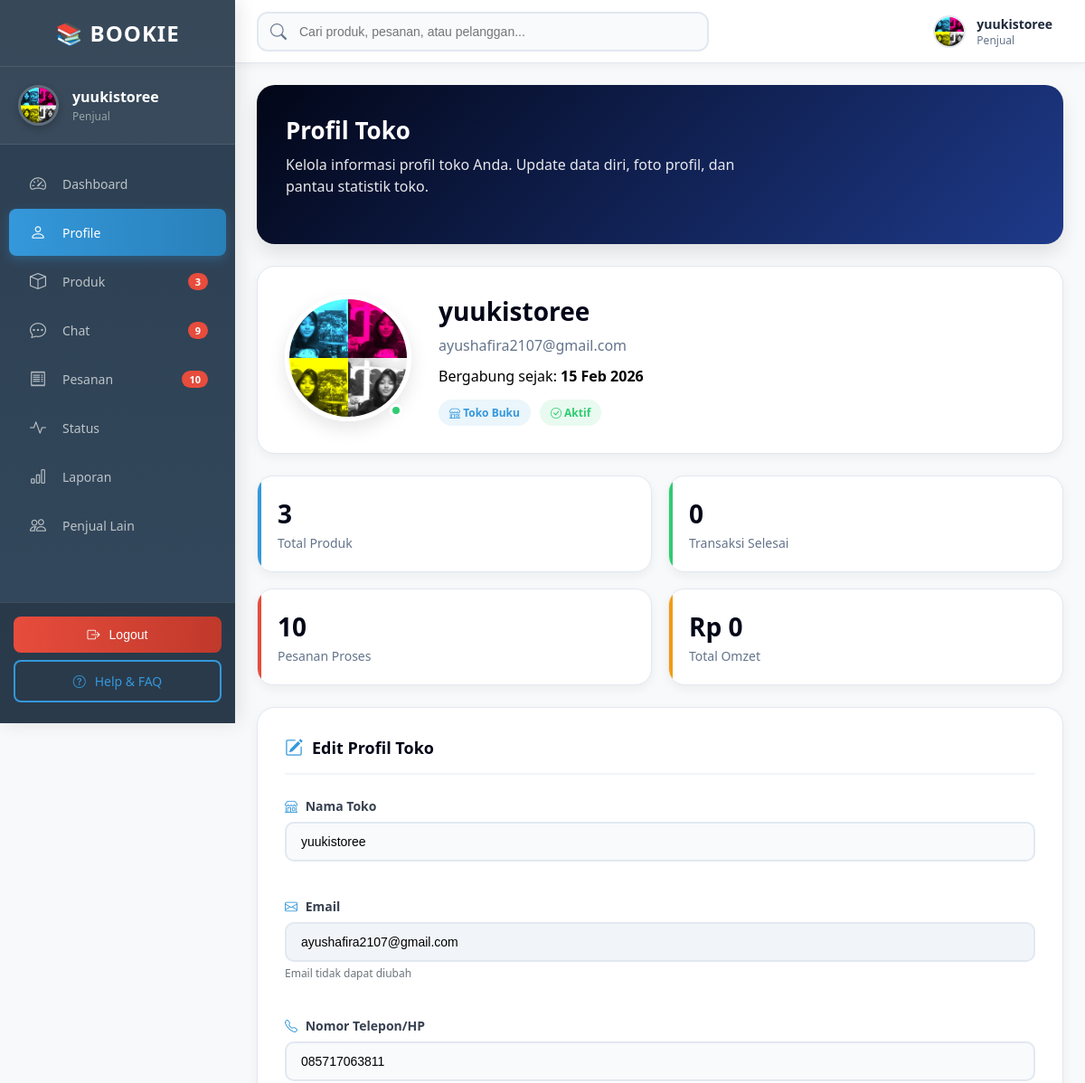
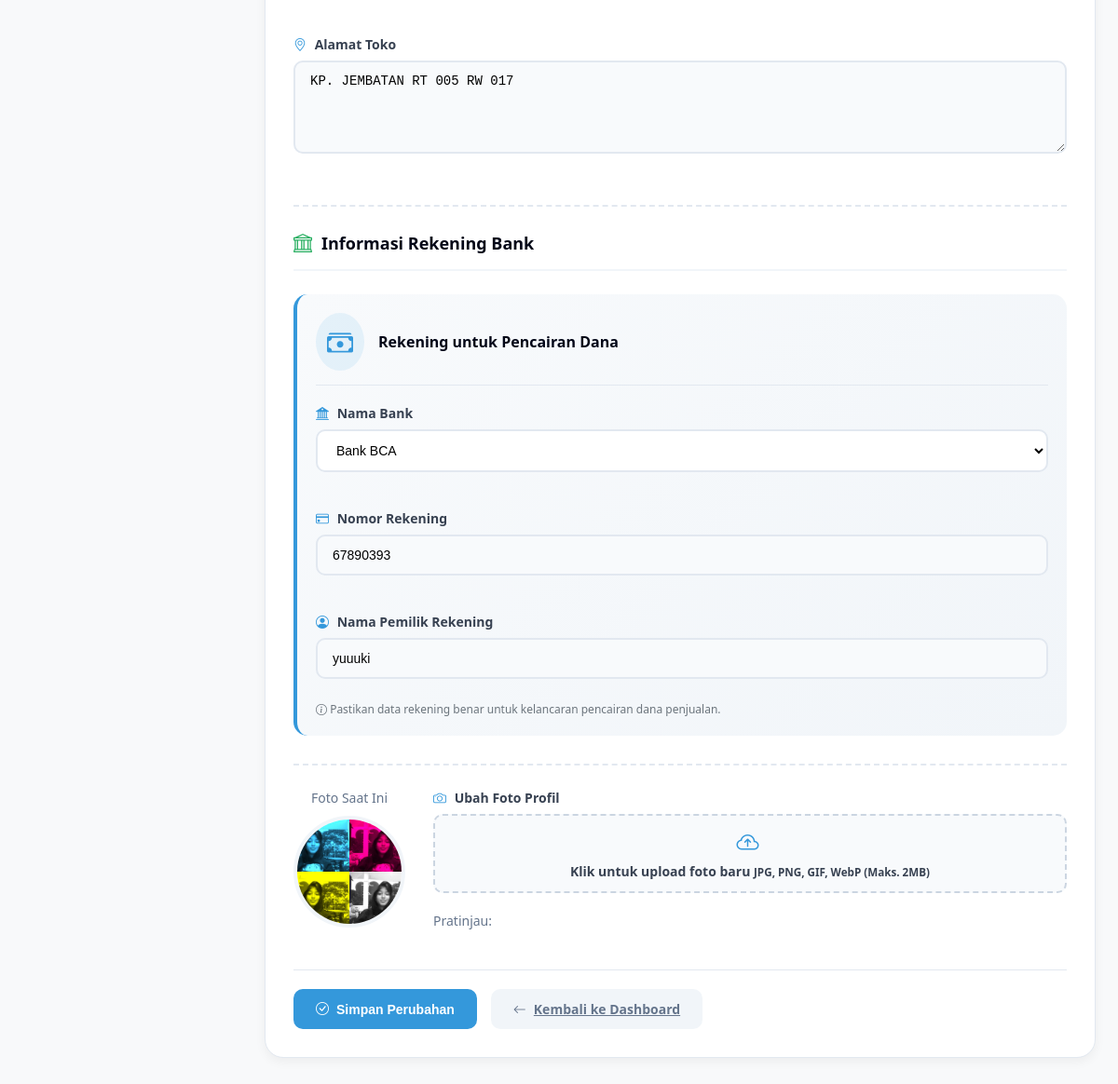
Page /penjual/profile.php (signed in) on the committed database (2 pictures, top to bottom).
### tables this page shows
CREATE TABLE `users` (
  `id` int(11) NOT NULL,
  `nama` varchar(100) NOT NULL,
  `email` varchar(100) NOT NULL,
  `no_hp` varchar(20) DEFAULT NULL,
  `alamat` text DEFAULT NULL,
  `foto` varchar(255) DEFAULT NULL,
  `password` varchar(255) NOT NULL,
  `role` enum('super_admin','penjual','pembeli') DEFAULT 'pembeli',
  `created_at` timestamp NOT NULL DEFAULT current_timestamp(),
  `aktif` enum('ya','tidak') DEFAULT 'ya',
  `status` enum('online','offline') DEFAULT 'offline',
  `last_activity` datetime DEFAULT NULL
);

CREATE TABLE `rekening_penjual` (
  `id` int(11) NOT NULL,
  `id_penjual` int(11) NOT NULL,
  `bank` varchar(50) DEFAULT NULL,
  `no_rekening` varchar(50) DEFAULT NULL,
  `nama_pemilik` varchar(100) DEFAULT NULL
);

### penjual/profile.php (the view, shortened to what this page needs)
<?php
include "../config/database.php";
$idPenjual = $_SESSION['user']['id'];
$qUser = mysqli_query($conn,"SELECT * FROM users WHERE id='$idPenjual' LIMIT 1");
$user  = mysqli_fetch_assoc($qUser);
$namaPenjual = $user['nama'] ?? 'Penjual';
$emailPenjual = $user['email'] ?? '';
$noHpPenjual = $user['no_hp'] ?? '';
$alamatPenjual = $user['alamat'] ?? '';
$statusUser = $user['status'] ?? 'offline';
$aktifUser = $user['aktif'] ?? 'ya';
$tanggalGabung = date('d M Y', strtotime($user['created_at'] ?? 'now'));
$fotoUser = $user['foto'] ?? '';
$fotoPath = (!empty($fotoUser) && file_exists("../uploads/".$fotoUser))
    ? "../uploads/".$fotoUser
    : "../assets/img/user.png";
$qRekening = mysqli_query($conn, "SELECT * FROM rekening_penjual WHERE id_penjual='$idPenjual' LIMIT 1");
$rekening = mysqli_fetch_assoc($qRekening);
$bank = $rekening['bank'] ?? '';
$noRekening = $rekening['no_rekening'] ?? '';
$namaPemilikRekening = $rekening['nama_pemilik'] ?? '';
$qTotalProduk = mysqli_query($conn, "SELECT COUNT(*) as total FROM produk WHERE id_penjual='$idPenjual'");
$totalProduk = 0;
if ($qTotalProduk && mysqli_num_rows($qTotalProduk) > 0) {
    $dataProduk = mysqli_fetch_assoc($qTotalProduk);
    $totalProduk = $dataProduk['total'];
}
$qTotalTransaksi = mysqli_query($conn, "
  SELECT COUNT(DISTINCT t.id) as total
  FROM transaksi t
  JOIN transaksi_detail td ON t.id = td.id_transaksi
  JOIN produk p ON td.id_produk = p.id
  WHERE p.id_penjual = '$idPenjual'
  AND t.status = 'selesai'
");
$totalTransaksi = 0;
if ($qTotalTransaksi && mysqli_num_rows($qTotalTransaksi) > 0) {
    $dataTransaksi = mysqli_fetch_assoc($qTotalTransaksi);
    $totalTransaksi = $dataTransaksi['total'];
}
$qTotalOmzet = mysqli_query($conn, "
  SELECT SUM(td.harga * td.jumlah) as total
  FROM transaksi t
  JOIN transaksi_detail td ON t.id = td.id_transaksi
  JOIN produk p ON td.id_produk = p.id
  WHERE p.id_penjual = '$idPenjual'
  AND t.status = 'selesai'
");
$totalOmzet = 0;
if ($qTotalOmzet && mysqli_num_rows($qTotalOmzet) > 0) {
    $dataOmzet = mysqli_fetch_assoc($qTotalOmzet);
    $totalOmzet = $dataOmzet['total'] ?? 0;
}
$qPendingTransaksi = mysqli_query($conn, "
  SELECT COUNT(DISTINCT t.id) as total
  FROM transaksi t
  JOIN transaksi_detail td ON t.id = td.id_transaksi
  JOIN produk p ON td.id_produk = p.id
  WHERE p.id_penjual = '$idPenjual'
  AND t.status IN ('pending', 'menunggu', 'diproses', 'dibayar', 'dikirim', 'approve')
");
$pendingTransaksi = 0;
if ($qPendingTransaksi && mysqli_num_rows($qPendingTransaksi) > 0) {
    $dataPending = mysqli_fetch_assoc($qPendingTransaksi);
    $pendingTransaksi = $dataPending['total'];
}
$qUnreadChat = mysqli_query($conn, "
    SELECT COUNT(*) as total FROM chat
    WHERE penerima_id = '$idPenjual'
    AND dibaca = 0
");
$unreadChat = 0;
if ($qUnreadChat) {
    $dataChat = mysqli_fetch_assoc($qUnreadChat);
    $unreadChat = $dataChat['total'] ?? 0;
}
?>
<!DOCTYPE html>
<html lang="id">
<head>
<link rel="stylesheet" href="https://cdn.jsdelivr.net/npm/bootstrap-icons@1.11.0/font/bootstrap-icons.css">
</head>
<body>
<div class="sidebar" id="sidebar">
    <div class="sidebar-logo">
        <span>📚 BOOKIE</span>
    </div>
    <a href="profile.php" class="sidebar-profile">
        <img src="<?= htmlspecialchars($fotoPath) ?>" alt="Profile">
        <div>
            <div class="name"><?= htmlspecialchars($namaPenjual) ?></div>
            <div class="role">Penjual</div>
        </div>
    </a>
    <div class="sidebar-menu">
        <a href="dashboard.php" class="menu-item">
            <i class="bi bi-speedometer2"></i>
            <span>Dashboard</span>
        </a>
        <a href="profile.php" class="menu-item active">
            <i class="bi bi-person"></i>
            <span>Profile</span>
        </a>
        <a href="produk.php" class="menu-item">
            <i class="bi bi-box"></i>
            <span>Produk</span>
            <?php if($totalProduk > 0): ?>
            <span class="menu-badge"><?= $totalProduk ?></span>
            <?php endif; ?>
        </a>
        <a href="chat/chat.php" class="menu-item">
            <i class="bi bi-chat-dots"></i>
            <span>Chat</span>
            <?php if($unreadChat > 0): ?>
            <span class="menu-badge"><?= $unreadChat ?></span>
            <?php endif; ?>
        </a>
        <a href="pesanan.php" class="menu-item">
            <i class="bi bi-receipt"></i>
            <span>Pesanan</span>
            <?php if($pendingTransaksi > 0): ?>
            <span class="menu-badge"><?= $pendingTransaksi ?></span>
            <?php endif; ?>
        </a>
        <a href="status.php" class="menu-item">
            <i class="bi bi-activity"></i>
            <span>Status</span>
        </a>
        <a href="laporan.php" class="menu-item">
            <i class="bi bi-bar-chart"></i>
            <span>Laporan</span>
        </a>
        <a href="penjual_lain.php" class="menu-item">
            <i class="bi bi-people"></i>
            <span>Penjual Lain</span>
        </a>
    </div>
    <div class="sidebar-footer">
        <button class="footer-btn logout" onclick="logout()">
            <i class="bi bi-box-arrow-right"></i>
            <span>Logout</span>
        </button>
        <a href="help.php" class="footer-btn help">
            <i class="bi bi-question-circle"></i>
            <span>Help & FAQ</span>
        </a>
    </div>
</div>
<div class="top-bar" id="topBar">
    <div class="search-container" id="searchContainer">
        <i class="bi bi-search search-icon"></i>
        <input type="text" class="search-box" placeholder="Cari produk, pesanan, atau pelanggan...">
    </div>
    <div class="top-bar-right">
        <a href="profile.php" class="user-profile-top">
            <img src="<?= htmlspecialchars($fotoPath) ?>" alt="Profile">
            <div class="user-info-top">
                <div class="name"><?= htmlspecialchars($namaPenjual) ?></div>
                <div class="role">Penjual</div>
            </div>
        </a>
    </div>
</div>
<div class="main-content" id="mainContent">
    <div class="hero">
        <h2>Profil Toko</h2>
        <p>
            Kelola informasi profil toko Anda. Update data diri, foto profil, dan pantau statistik toko.
        </p>
    </div>
    <div class="profile-header">
        <div class="profile-avatar">
            <img src="<?= htmlspecialchars($fotoPath) ?>" alt="Profile" id="currentPhoto">
            <span class="status-badge <?= $statusUser == 'online' ? 'status-online' : 'status-offline' ?>"></span>
        </div>
        <div class="profile-info">
            <h1><?= htmlspecialchars($namaPenjual) ?></h1>
            <p class="email"><?= htmlspecialchars($emailPenjual) ?></p>
            <p>Bergabung sejak: <strong><?= $tanggalGabung ?></strong></p>
            <div class="profile-tags">
                <span class="tag tag-primary">
                    <i class="bi bi-shop"></i> Toko Buku
                </span>
                <span class="tag tag-success">
                    <i class="bi bi-<?= $aktifUser == 'ya' ? 'check-circle' : 'x-circle' ?>"></i>
                    <?= $aktifUser == 'ya' ? 'Aktif' : 'Nonaktif' ?>
                </span>
            </div>
        </div>
    </div>
    <div class="stats">
        <div class="stat">
            <h3 id="stat-produk"><?= number_format($totalProduk) ?></h3>
            <span>Total Produk</span>
        </div>
        <div class="stat">
            <h3 id="stat-transaksi"><?= number_format($totalTransaksi) ?></h3>
            <span>Transaksi Selesai</span>
        </div>
        <div class="stat">
            <h3 id="stat-pending"><?= number_format($pendingTransaksi) ?></h3>
            <span>Pesanan Proses</span>
        </div>
        <div class="stat">
            <h3 id="stat-omzet">Rp <?= number_format($totalOmzet, 0, ',', '.') ?></h3>
            <span>Total Omzet</span>
        </div>
    </div>
    <div class="profile-form-section">
        <div class="section-title">
            <i class="bi bi-pencil-square"></i>
            <h3>Edit Profil Toko</h3>
        </div>
        <form method="POST" enctype="multipart/form-data" id="profileForm">
            <div class="form-grid">
                <div class="form-group">
                    <label for="nama"><i class="bi bi-shop"></i> Nama Toko</label>
                    <input type="text" id="nama" name="nama" class="form-control"
                           value="<?= htmlspecialchars($namaPenjual) ?>" required>
                </div>
                <div class="form-group">
                    <label for="email"><i class="bi bi-envelope"></i> Email</label>
                    <input type="email" id="email" class="form-control"
                           value="<?= htmlspecialchars($emailPenjual) ?>" readonly>
                    <small class="text-muted">Email tidak dapat diubah</small>
                </div>
                <div class="form-group">
                    <label for="no_hp"><i class="bi bi-telephone"></i> Nomor Telepon/HP</label>
                    <input type="text" id="no_hp" name="no_hp" class="form-control"
                           value="<?= htmlspecialchars($noHpPenjual) ?>"
                           placeholder="Contoh: 081234567890">
                </div>
                <div class="form-group">
                    <label for="alamat"><i class="bi bi-geo-alt"></i> Alamat Toko</label>
                    <textarea id="alamat" name="alamat" class="form-control" rows="3"
                              placeholder="Masukkan alamat lengkap toko Anda"><?= htmlspecialchars($alamatPenjual) ?></textarea>
                </div>
            </div>
            <div class="bank-section">
                <div class="section-title">
                    <i class="bi bi-bank"></i>
                    <h3>Informasi Rekening Bank</h3>
                </div>
                <div class="bank-info">
                    <div class="bank-icon">
                        <i class="bi bi-cash-stack"></i>
                        <h4>Rekening untuk Pencairan Dana</h4>
                    </div>
                    <div class="form-grid">
                        <div class="form-group">
                            <label for="bank"><i class="bi bi-bank2"></i> Nama Bank</label>
                            <select id="bank" name="bank" class="bank-select">
                                <option value="BCA" <?= $bank == 'BCA' ? 'selected' : '' ?>>Bank BCA</option>
                            </select>
                        </div>
                        <div class="form-group">
                            <label for="no_rekening"><i class="bi bi-credit-card"></i> Nomor Rekening</label>
                            <input type="text" id="no_rekening" name="no_rekening" class="form-control"
                                   value="<?= htmlspecialchars($noRekening) ?>"
                                   placeholder="Masukkan nomor rekening"
                                   pattern="[0-9]{8,20}"
                                   title="Nomor rekening harus berupa angka 8-20 digit">
                        </div>
                        <div class="form-group">
                            <label for="nama_pemilik"><i class="bi bi-person-circle"></i> Nama Pemilik Rekening</label>
                            <input type="text" id="nama_pemilik" name="nama_pemilik" class="form-control"
                                   value="<?= htmlspecialchars($namaPemilikRekening) ?>"
                                   placeholder="Sesuai dengan nama di rekening">
                        </div>
                    </div>
                    <small class="text-muted">
                        <i class="bi bi-info-circle"></i>
                        Pastikan data rekening benar untuk kelancaran pencairan dana penjualan.
                    </small>
                </div>
            </div>
            <div class="photo-upload">
                <div class="current-photo">
                    <p>Foto Saat Ini</p>
                    <img src="<?= htmlspecialchars($fotoPath) ?>" alt="Current Photo">
                </div>
                <div class="upload-area">
                    <div class="form-group">
                        <label><i class="bi bi-camera"></i> Ubah Foto Profil</label>
                        <div class="file-input">
                            <label for="photoInput" class="file-label">
                                <i class="bi bi-cloud-arrow-up"></i>
                                <span>Klik untuk upload foto baru</span>
                                <small>JPG, PNG, GIF, WebP (Maks. 2MB)</small>
                            </label>
                        </div>
                    </div>
                    <div class="photo-preview">
                        <p>Pratinjau:</p>
                    </div>
                </div>
            </div>
            <div class="form-actions">
                <button type="submit" name="update" class="btn btn-primary">
                    <i class="bi bi-check-circle"></i> Simpan Perubahan
                </button>
                <a href="dashboard.php" class="btn btn-secondary">
                    <i class="bi bi-arrow-left"></i> Kembali ke Dashboard
                </a>
            </div>
        </form>
    </div>
</div>
</body>
</html>

### rows in the picture
users: foto (picture), nama "yuukistoree", email "ayushafira2107@gmail.com", created_at "15 Feb 2026", no_hp "085717063811", alamat "KP. JEMBATAN RT 005 RW 017"
rekening_penjual: bank "Bank BCA", no_rekening "67890393", nama_pemilik "yuuuki"

### other values in the picture
$totalProduk "3"
$unreadChat "9"
$pendingTransaksi "10"
$totalTransaksi "0"
$totalOmzet "0"
